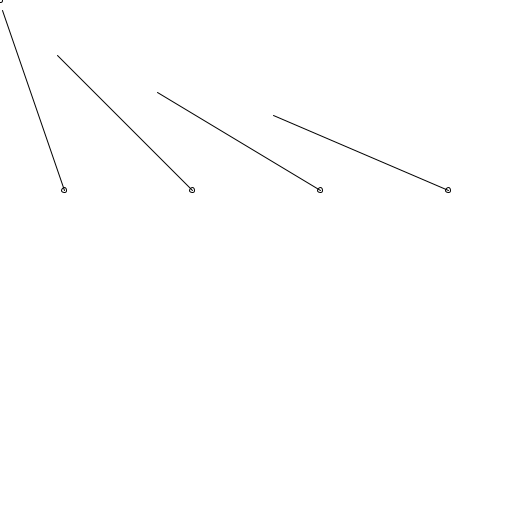
Frame 1 (no input)
Frame 60 (the mouse pressed at the canvas centre just before this capture): identical to frame 1, image omitted
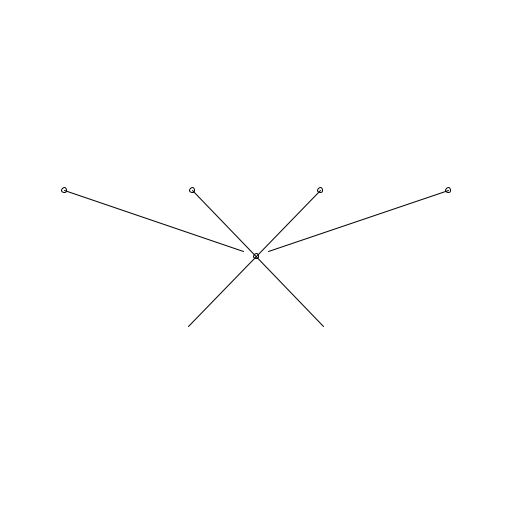
Frame 120 (the mouse held since frame 60 and released just before this capture)

The Processing sketch that drew these frames (run headless with seeded random() and noise(); from frame 60 on, the mouse is pressed at the canvas centre):

// Processing sketch: CameraControl_pde
// ── CameraControl_pde.pde
int rowsOfCameras = 4;
int camerasPerRow = 1;
ArrayList<PVector> rowLocations = new ArrayList<PVector>();
ArrayList<Integer> rowAngle = new ArrayList<Integer>();
ArrayList<PVector> objects = new ArrayList<PVector>();
ArrayList<Camera> cameras = new ArrayList<Camera>();

Arduino dumilianove;
boolean testing = true;
boolean showPositions = true;
boolean serialEnabled = false;
void setup() {
  size(512, 512);
  smooth();

  for (int i = 0; i < rowsOfCameras; ++i) {
    PVector init = new PVector(((i+1)*(width/4))-(width/8), 190);
    print(init);
    rowLocations.add(init);
  }
  if (testing) {
    PVector init = new PVector(0, 0);
    objects.add(init);
  }	
  ellipseMode(CENTER);
}

void draw() {
  background(255);
  rowAngle.clear();
  for (PVector loc : rowLocations) {
    for (PVector obj : objects) {
      //figure out shortest dx code
      rowAngle.add(round(getAngleDegrees(loc, obj)));
    }
  }
  //print(rowAngle);
  showRows();	
  showObjects();
  showRotation();

  if (testing) {
    PVector mouse = new PVector(mouseX, mouseY);
    objects.set(0, mouse);
  }
}



float getAngleDegrees(PVector loc_, PVector obj_) {
  PVector normal = new PVector(obj_.x-loc_.x,obj_.y-loc_.y);
  float rad = normal.heading();
   rad = rad+PI;
  return degrees(rad);
}

void showRows() {
  for (PVector o : rowLocations) {
    ellipse(o.x, o.y, 5, 5);
  }
}

void showRotation() {
  for (int i = 0; i < rowAngle.size(); ++i) {
    int rotation = rowAngle.get(i);
    PVector location = rowLocations.get(i);
    pushMatrix();
    translate(location.x, location.y);
    rotate(radians(rotation));
    line(-190, 0, 0, 0);

    println(location.x);
    println(location.y);

    popMatrix();
  }
}


void showObjects() {
  for (PVector o : objects) {
    ellipse(o.x, o.y, 5, 5);
  }
}




class Camera {
  int row, pin;
  int degree;
  public Camera (int row_) {
    row = row_;
    degree = 90;
  }
}

class Arduino {
  ArrayList<Camera> cameras = new ArrayList<Camera>();
  String comPort;
  Arduino(String comPort_) {
    comPort=comPort_;
  }

  void addCamera(Camera cam) {
    cameras.add(cam);
  }
  void sendCameras() {
    for (Camera cam : cameras) {
      if (testing) {
        println(cam.degree);
      }
      if (serialEnabled) {
        //do the serial stuff
      }
    }
  }
}
